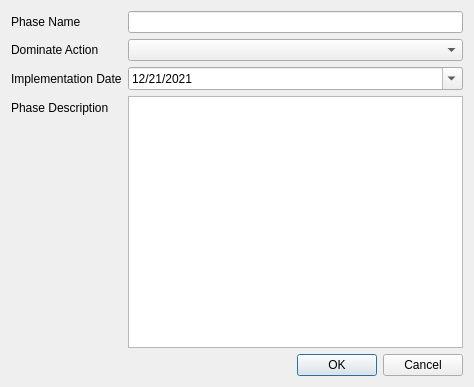
<?xml version="1.0" encoding="UTF-8"?>
<ui version="4.0">
 <class>design_dialog</class>
 <widget class="QDialog" name="design_dialog">
  <property name="geometry">
   <rect>
    <x>0</x>
    <y>0</y>
    <width>474</width>
    <height>387</height>
   </rect>
  </property>
  <property name="windowTitle">
   <string>Implementation Phase</string>
  </property>
  <property name="windowIcon">
   <iconset>
    <normaloff>../../icon.png</normaloff>../../icon.png</iconset>
  </property>
  <layout class="QFormLayout" name="formLayout">
   <item row="0" column="0">
    <widget class="QLabel" name="label">
     <property name="text">
      <string>Phase Name</string>
     </property>
    </widget>
   </item>
   <item row="0" column="1">
    <widget class="QLineEdit" name="lineEdit_phase_name"/>
   </item>
   <item row="1" column="0">
    <widget class="QLabel" name="label_4">
     <property name="text">
      <string>Dominate Action</string>
     </property>
    </widget>
   </item>
   <item row="1" column="1">
    <widget class="QComboBox" name="comboBox_dominate_action"/>
   </item>
   <item row="2" column="0">
    <widget class="QLabel" name="label_6">
     <property name="text">
      <string>Implementation Date</string>
     </property>
    </widget>
   </item>
   <item row="2" column="1">
    <widget class="QDateEdit" name="dateEdit_implementation_date">
     <property name="displayFormat">
      <string>MM/dd/yyyy</string>
     </property>
     <property name="calendarPopup">
      <bool>true</bool>
     </property>
     <property name="date">
      <date>
       <year>2021</year>
       <month>12</month>
       <day>21</day>
      </date>
     </property>
    </widget>
   </item>
   <item row="3" column="1">
    <widget class="QPlainTextEdit" name="plainTextEdit_phase_description"/>
   </item>
   <item row="3" column="0">
    <widget class="QLabel" name="label_5">
     <property name="text">
      <string>Phase Description</string>
     </property>
    </widget>
   </item>
   <item row="4" column="1">
    <widget class="QDialogButtonBox" name="buttonBox">
     <property name="orientation">
      <enum>Qt::Horizontal</enum>
     </property>
     <property name="standardButtons">
      <set>QDialogButtonBox::Cancel|QDialogButtonBox::Ok</set>
     </property>
    </widget>
   </item>
  </layout>
 </widget>
 <resources/>
 <connections/>
</ui>
